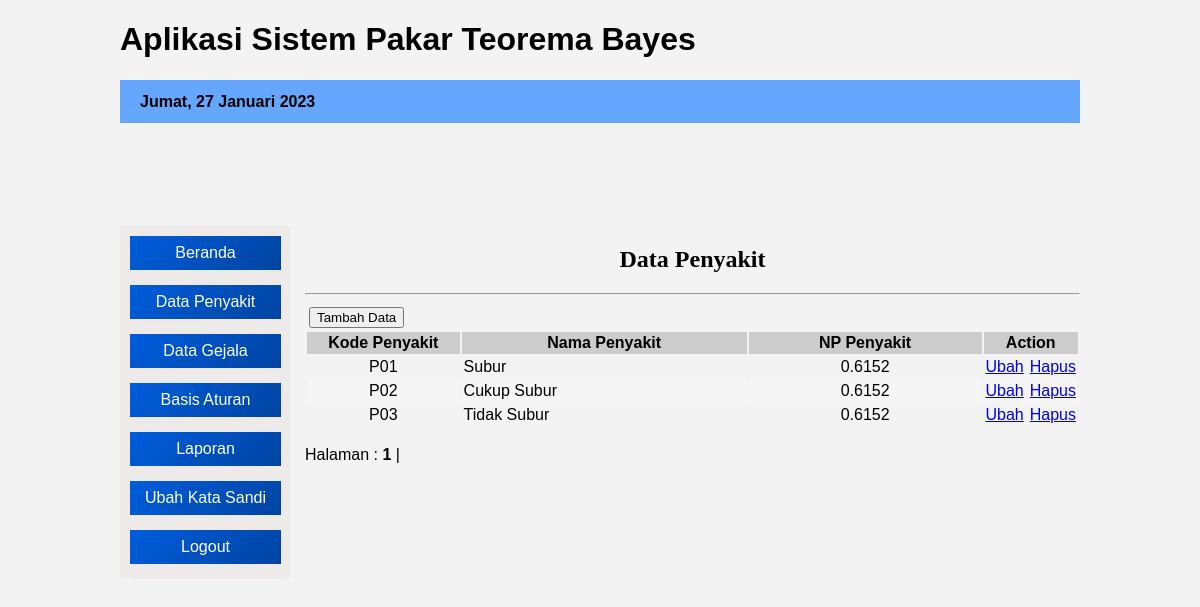
The app's page /admin/index.php?open=Penyakit-Data (signed in) with its own data.
### tables this page shows
CREATE TABLE `tblpenyakit` (
  `kd_penyakit` varchar(7) NOT NULL,
  `nm_penyakit` varchar(40) NOT NULL,
  `nl_penyakit` float NOT NULL,
  `pengobatan` text NOT NULL
);

### admin/penyakit_data.php (the view, shortened to what this page needs)
<?php
  include "../lib/koneksi.php";
  $batas = 10;
  $halaman = $_GET['halaman'];
  if (empty($halaman)) {
  	$posisi = 0;
  	$halaman = 1;
  }
  else {
  	$posisi = ($halaman-1) * $batas;
  }
 ?>
<center><h2>Data Penyakit</h2></center><hr>
<?php
  $query = "select * from tblpenyakit order by kd_penyakit asc limit $posisi,$batas";
  $tampil = mysqli_query($konek,$query);
 ?>
<table border="0" cellpadding="2" width="100%">
  <tr>
      <form action="?open=Penyakit-Add&status=tambah" target="_self" method="Post">
          <td colspan="2" rowspan="2"> <input type="submit" name="btntambah" value="Tambah Data" /></td>
      </form>
  </tr>
  <tr></tr>
  <tr bgcolor="#CCCCCC">
    <th width="20%"> Kode Penyakit </th>
    <th> Nama Penyakit </th>
    <th> NP Penyakit </th>
    <th colspan="2" width="10%"> Action </th>
  </tr>
  <?php
   $no = $posisi+1;
   while ($data = mysqli_fetch_array($tampil)) {
   	if ($no%2==1) {$warna='';} else {$warna='#F5F5F5';}
   	echo "<tr bgcolor=$warna>
   	         <td align='center'>$data[kd_penyakit]</td>
   	         <td>$data[nm_penyakit]</td>
             <td align='center'>$data[nl_penyakit]</td>
   	         <td align='center'><a href='?open=Penyakit-Edit&kode=$data[kd_penyakit]' target='_self' alt='Edit Data'>Ubah</a></td>
             <td align='center'><a href='?open=Penyakit-Delete&kode=$data[kd_penyakit]' target='_self' alt='Delete Data'>Hapus</a></td>
          </tr>";
     $no++;
   }
   echo "</table>";
   $query2     = mysqli_query($konek, "select * from tblpenyakit order by kd_penyakit asc");
   $jmldata    = mysqli_num_rows ($query2);
   $jmlhalaman = ceil($jmldata / $batas);
   echo "<br> Halaman : ";
   for ($a=1;$a<=$jmlhalaman;$a++)
   if ($a != $halaman) {
   	echo "<a href='?open=Penyakit-Data&halaman=$a'>$a</a> | ";
   }
   else {
   	echo "<b>$a</b> | ";
   }
?>

### css/desig1.css (style rules this page uses)
* { font-family: Arial, tahoma, sans-serif; }
body { background-color: #f3f3f3; }
#isi h2 { font-family: tahoma, "Times New Roman", "Maiandra GD", sans-serif; }

### records on screen
tblpenyakit: kd_penyakit "P01", nm_penyakit "Subur", nl_penyakit "0.6152"
tblpenyakit: kd_penyakit "P02", nm_penyakit "Cukup Subur", nl_penyakit "0.6152"
tblpenyakit: kd_penyakit "P03", nm_penyakit "Tidak Subur", nl_penyakit "0.6152"

### other values on screen
$namabln "Jumat"
$tgl "27"
$namabulan "Januari"
$thn "2023"
